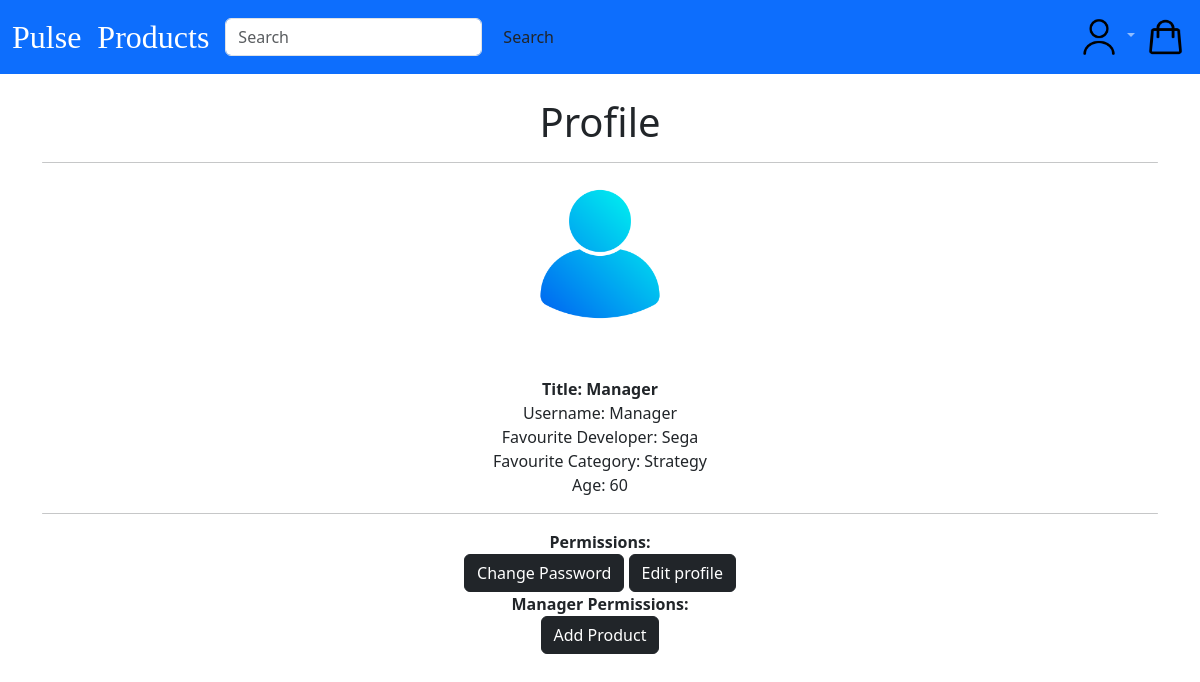
Before: /profile/8/ (signed in) with the older database file.
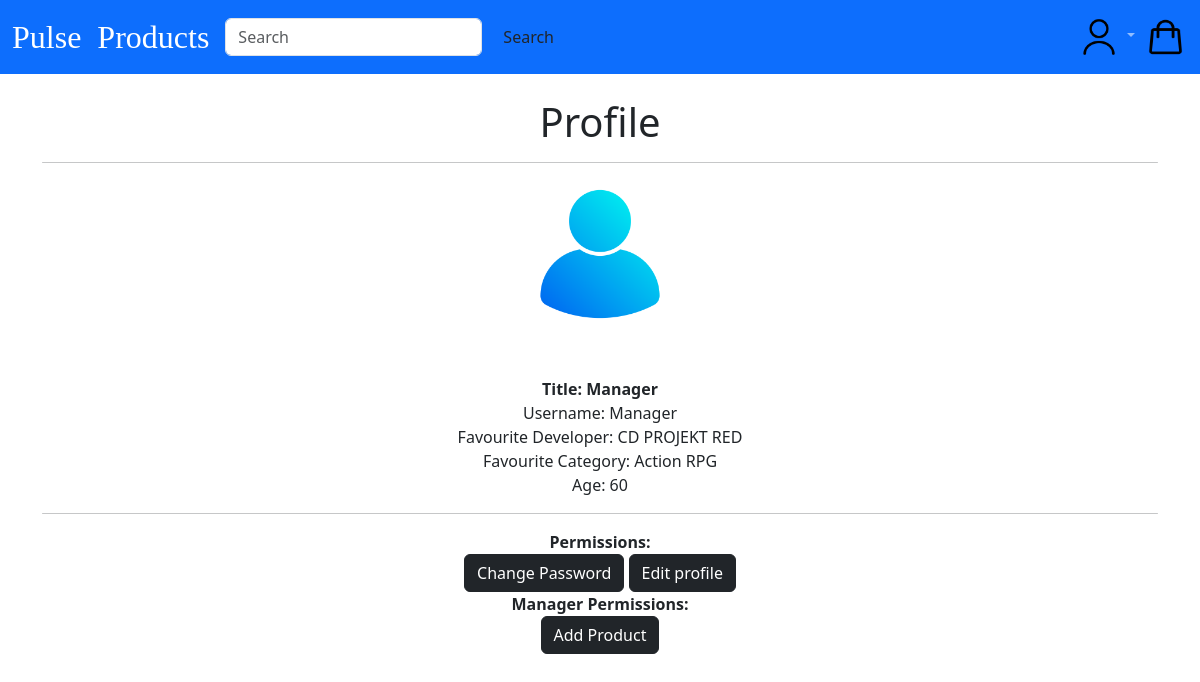
After: the same page with the newer database file.
### users/models.py (models this page shows, shortened)
class CustomUser(AbstractUser):
    age = models.PositiveIntegerField(null=True, blank=True)

class Profile(models.Model):
    user = models.OneToOneField(
        get_user_model(),
        null=True,
        on_delete=models.CASCADE,
    )
    date_of_birth = models.DateField(blank=True, null=True)
    Developer = models.ForeignKey(Developer, on_delete=models.CASCADE, null=True)
    Category = models.ForeignKey(Category, on_delete=models.CASCADE, null=True)

### pages/models.py (models this page shows, shortened)
class Developer(models.Model):
    id = models.UUIDField(
        primary_key=True,
        default=uuid.uuid4,
        editable=False)
    name = models.CharField(max_length=250, unique=True)
    class Meta:
        ordering = ('name',)
        verbose_name = 'developer'
        verbose_name_plural = 'developers'
    def __str__(self):
        return self.name

class Category(models.Model):
    id = models.UUIDField(
        primary_key=True,
        default=uuid.uuid4,
        editable=False)
    name = models.CharField(max_length=250, unique=True)
    description = models.TextField(blank=True)
    image = models.ImageField(upload_to='covers/', blank=True)
    class Meta:
        ordering = ('name',)
        verbose_name = 'category'
        verbose_name_plural = 'categories'
    def __str__(self):
        return self.name

### users/views.py (the view)
# urls.py: path('profile/<int:pk>/', ProfilePageView.as_view(), name='user_profile'),
class ProfilePageView(DetailView):
    model = Profile
    template_name = 'registration/user_profile.html'

### cart/context_processors.py (called while the page is built)
def counter(request):
    item_count = 0
    if 'admin' in request.path:
        return {}
    else:
        try:
            cart = Cart.objects.filter(cart_id=_cart_id(request))
            cart_items = CartItem.objects.all().filter(cart=cart[:1])
            for cart_item in cart_items:
                item_count += cart_item.quantity
        except Cart.DoesNotExist:
            item_count = 0
    return {'item_count':item_count}

### cart/views.py (called while the page is built)
def _cart_id(request):
    cart = request.session.session_key
    if not cart:
        cart = request.session.create()
    return cart

### users/context_processors.py (called while the page is built)
def user_groups(request):
    if request.user.is_authenticated:
        return {'is_manager': request.user.groups.filter(name='Manager').exists()}
    return {'is_manager': False}

### templates/registration/user_profile.html (shortened to what this page needs)
{% extends 'base.html' %}
{% load static %}
{% block content %}
    <br>
    <div class="text-center">
        <h1>Profile</h1>
        <hr class="rounded">
        <img src="{% static 'images/icon1.png' %}" alt="" height="150rem" width="150rem">
    </div>
    <br>
    <br>
    <div class="text-center">
        {% if is_manager %}
        <strong>Title: Manager</strong>
        {% endif %}
    <br>
        Username: {{ user.profile.user }}
    <br/>
        Favourite Developer: {{ user.profile.Developer }}
        <br>
        Favourite Category: {{ user.profile.Category }}
        <br>
        Age: {{ user.age }}
        <br>
        <hr class="rounded">
        <strong>Permissions:</strong>
        <br>
        <a href="{% url 'password_change' %}"><button class = "btn btn-dark">Change Password</button></a>
        <a href="{% url 'edit_profile' user.profile.pk %}"><button class="btn btn-dark">Edit profile</button></a>
        {% if is_manager %}
        <br>
        <strong>Manager Permissions:</strong>
        <br>
        <a href="{% url 'pages:game_create' %}"><button class = "btn btn-dark">Add Product</button></a>
        {% endif %}
    </div>
{% endblock content %}

Changed rows visible on the page:
changed through a linked row, CustomUser "Manager": profile.Developer "Sega" → "CD PROJEKT RED"; profile.Category "Strategy" → "Action RPG"
